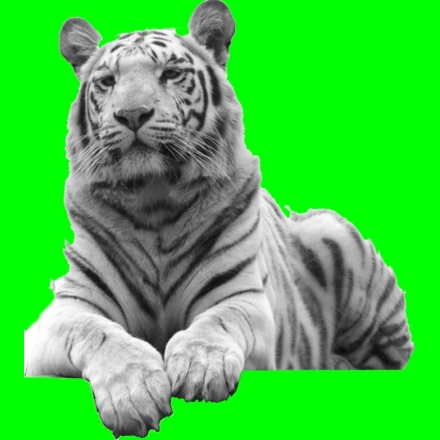
%> input picture 1_makeInputImages/OriginalsGreen/Animals/0.89_cat-tigerwhite.jpg, 440 x 440 px
$ octave --eval "result = spectrumPlot(imread('../../OriginalsGreen/Animals/0.89_cat-tigerwhite.jpg'));"   (GNU Octave 9; MATLAB toolbox functions it lacks are replaced by stand-ins)
%> lines starting %> are read from the running program, lines starting %| are printed output that depends on the picture
% imspec = spectrumPlot(im,qplot)
%
% Obtains and plots the Fourier power spectrum
%
% INPUT:
% im: an image matrix
% qplot: plot option; set to 0 to switch off plot
%
% OUTPUT:
% imspec: power spectrum

% ------------------------------------------------------------------------
% SHINE toolbox, Nov 2010
% (c) Verena Willenbockel, Javid Sadr, Daniel Fiset, Greg O. Horne,
% Frederic Gosselin, James W. Tanaka
% ------------------------------------------------------------------------
% Permission to use, copy, or modify this software and its documentation
% for educational and research purposes only and without fee is hereby
% granted, provided that this copyright notice and the original authors'
% names appear on all copies and supporting documentation. This program
% shall not be used, rewritten, or adapted as the basis of a commercial
% software or hardware product without first obtaining permission of the
% authors. The authors make no representations about the suitability of
% this software for any purpose. It is provided "as is" without express
% or implied warranty.
%
% Please refer to the following paper:
% Willenbockel, V., Sadr, J., Fiset, D., Horne, G. O., Gosselin, F.,
% Tanaka, J. W. (2010). Controlling low-level image properties: The
% SHINE toolbox. Behavior Research Methods, 42, 671-684.
%
% Kindly report any suggestions or corrections to verena.vw@gmail.com
% ------------------------------------------------------------------------
%
% Revision 1, 26/11/2010
% - Output argument added; plot is now optional

function imspec = spectrumPlot(im,qplot)

if nargin < 2
    qplot = true;
end
if ndims(im) == 3
    im = rgb2gray(im);
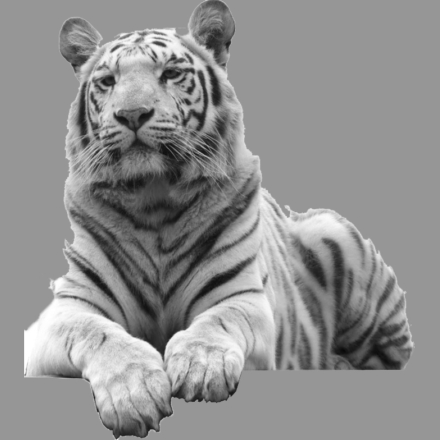
%> im: size 440x440 uint8; min 8, max 255, mean 144.4
end
imspec = abs(fftshift(fft2(double(im)))).^2;
if qplot
    [xs ys] = size(im);
%> xs = 440; ys = 440
    f1 = -ys/2:ys/2-1;
%> f1 = 440 values from -220 to 219
    f2 = -xs/2:xs/2-1;
%> f2 = 440 values from -220 to 219
%> `result = spectrumPlot(imread('../../OriginalsGreen/Animals/0.89_cat-ti..`:
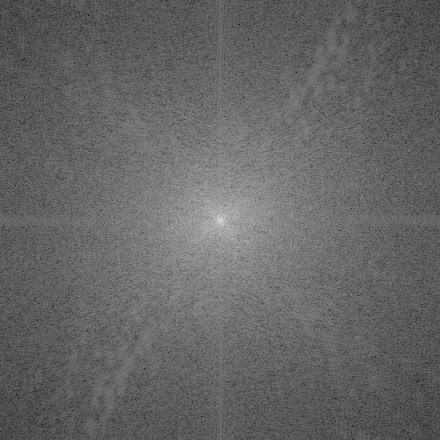
%> displayed picture: size 440x440x3, on the screen's scale of 0 to 255; min 0, max 255, mean 101.3
    figure;imagesc(f1,f2,log10(imspec)), axis xy, colormap gray
end

$ run again, on 1_makeInputImages/OriginalsGreen/Animals/1.03_giraffe.jpg
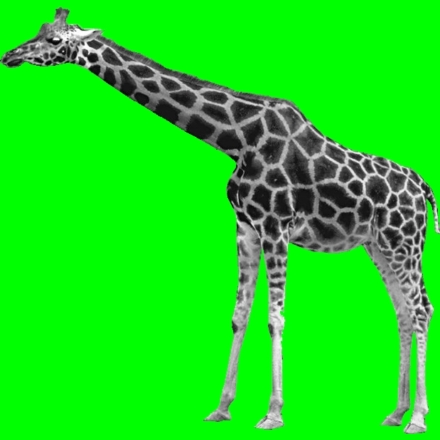
%> input picture 1_makeInputImages/OriginalsGreen/Animals/1.03_giraffe.jpg, 440 x 440 px
%> in spectrumPlot, `im = rgb2gray(im);`:
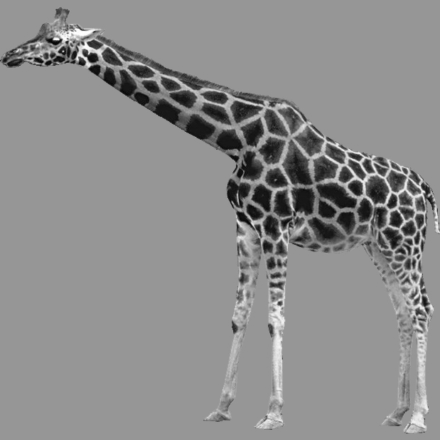
%> im: size 440x440 uint8; min 6, max 254, mean 140.7
%> `result = spectrumPlot(imread('../../OriginalsGreen/Animals/0.89_cat-ti..`:
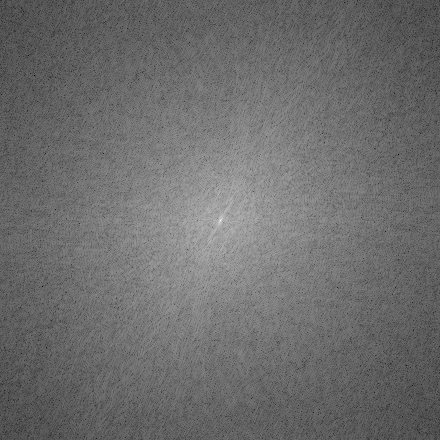
%> displayed picture: size 440x440x3, on the screen's scale of 0 to 255; min 0, max 255, mean 108.9

$ run again, on 1_makeInputImages/OriginalsGreen/Animals/1.08_water-dolphin.jpg
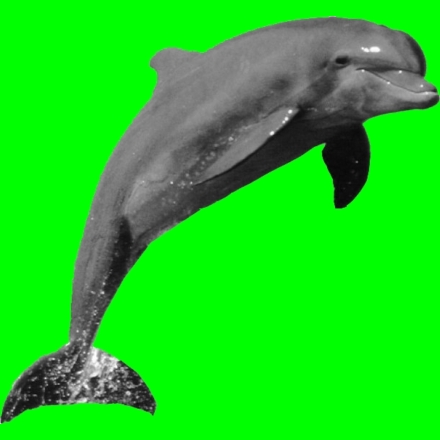
%> input picture 1_makeInputImages/OriginalsGreen/Animals/1.08_water-dolphin.jpg, 440 x 440 px
%> in spectrumPlot, `im = rgb2gray(im);`:
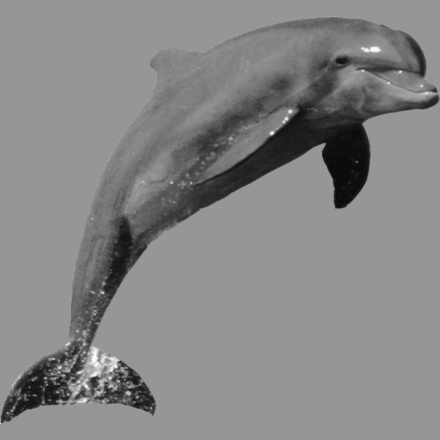
%> im: size 440x440 uint8; min 7, max 254, mean 134.2
%> `result = spectrumPlot(imread('../../OriginalsGreen/Animals/0.89_cat-ti..`:
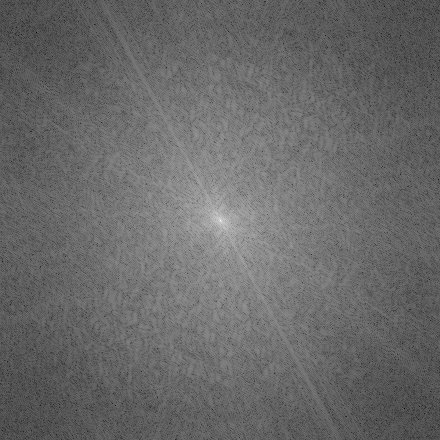
%> displayed picture: size 440x440x3, on the screen's scale of 0 to 255; min 0, max 255, mean 104.8

$ run again, on 1_makeInputImages/OriginalsGreen/Animals/1.28_cow1.jpg
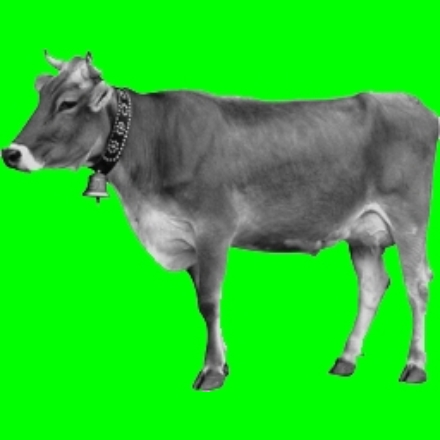
%> input picture 1_makeInputImages/OriginalsGreen/Animals/1.28_cow1.jpg, 440 x 440 px
%> in spectrumPlot, `im = rgb2gray(im);`:
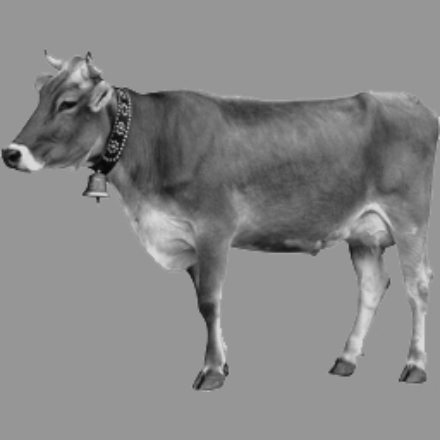
%> im: size 440x440 uint8; min 7, max 225, mean 135.8
%> `result = spectrumPlot(imread('../../OriginalsGreen/Animals/0.89_cat-ti..`:
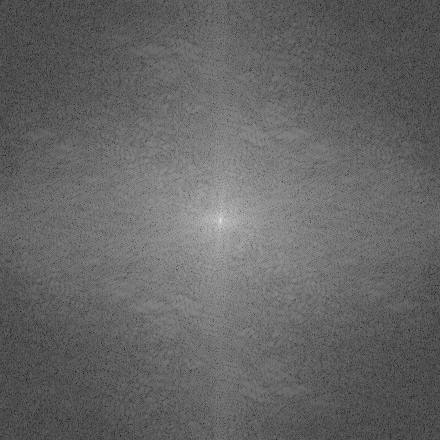
%> displayed picture: size 440x440x3, on the screen's scale of 0 to 255; min 0, max 255, mean 101.2
